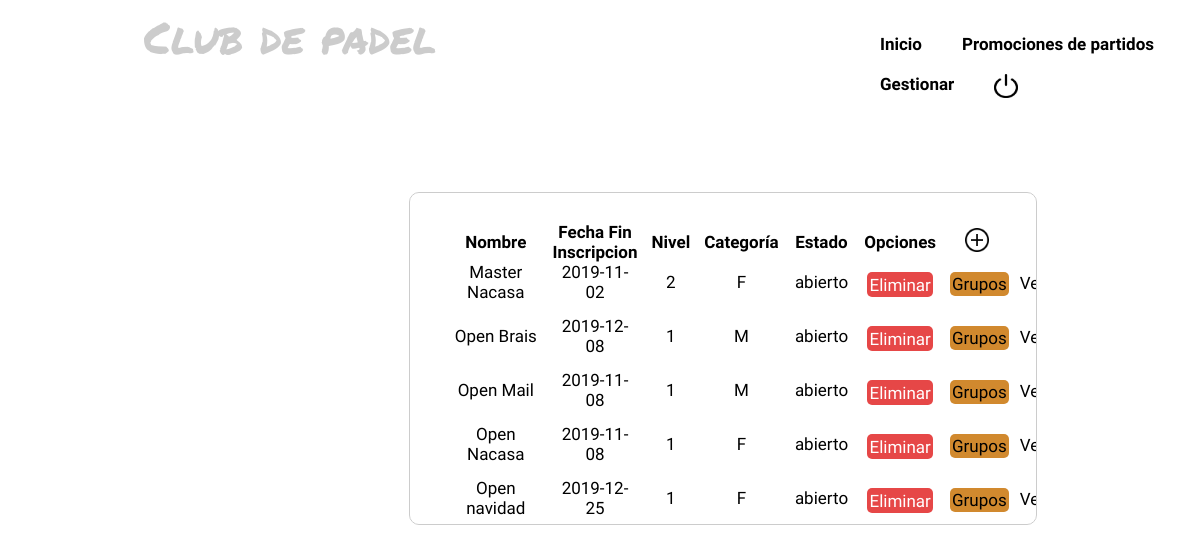
Before: /controllers/Campeonato_Controller.php (signed in) with the older database file.
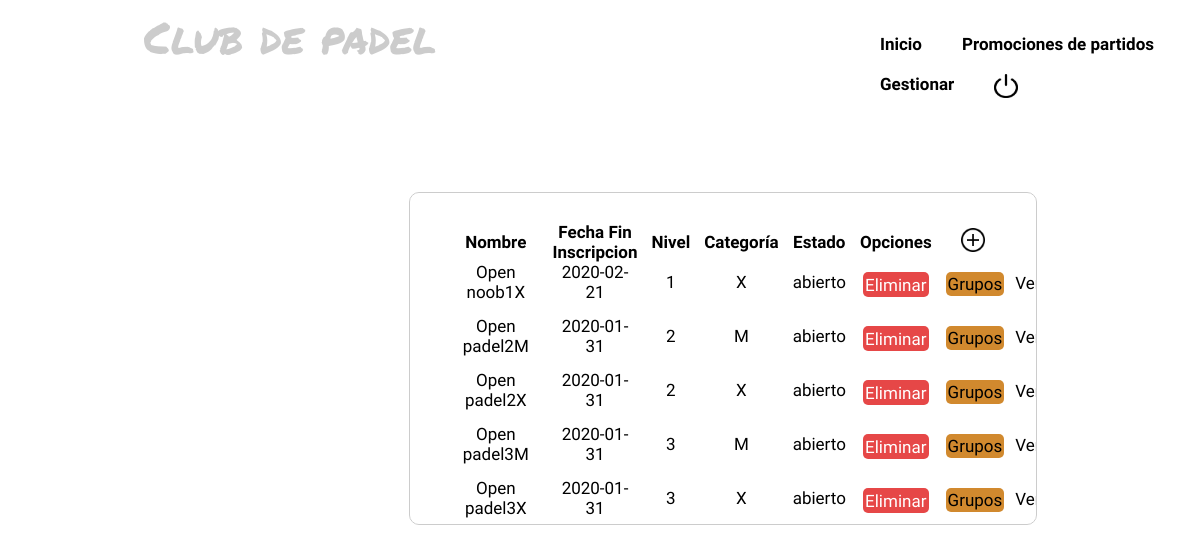
After: the same page with the newer database file.
### tables this page shows
CREATE TABLE `campeonato` (
  `nombre` varchar(25) NOT NULL,
  `fechaFinIns` date NOT NULL,
  `categoria` char(1) NOT NULL,
  `genero` char(1) NOT NULL,
  `estado` char(7) NOT NULL
);

### functions/Autenticacion.php (called while the page is built)
<?php
if(!function_exists('isAuthenticated')){
  function isAuthenticated(){
    if(!isset($_SESSION['email'])){
      return false;
    } else{
      return true;
    }
  }
}
 ?>

### models/Campeonato_Model.php (called while the page is built, shortened)
<?php
class CampeonatoModel
{
  function __construct($nombre, $fechaFinIns, $categoria, $genero, $estado)
  {
    include_once '../functions/BdAdmin.php';
    $this->mysqli = ConectarBD();
  }
    function showAll(){
      $sql = "SELECT * FROM campeonato";
  		$resultado = $this->mysqli->query($sql);
  		return $resultado;
    }
}
 ?>

### functions/BdAdmin.php (called while the page is built, shortened)
<?php
function ConectarBD()
	{
	    $mysqli = new mysqli("localhost", "root", "", "abp23");
		return $mysqli;
	}
?>

### views/Campeonato_Showall_View.php (the view, shortened to what this page needs)
<?php
class CampeonatoShowallView
{
  function __construct($fila, $resultado)
  {
    $this->render($fila, $resultado);
  }
  function render($fila, $resultado){
    include '../views/Header.php';
?>
<table class="tablaNoticiasTodo">
<tr>
  <th>Nombre</th>
  <th>Fecha Fin Inscripcion</th>
  <th>Nivel</th>
  <th>Categoría</th>
  <th>Estado</th>
  <th>Opciones</th>
  <th>
    <div>
      <a href="../controllers/Campeonato_Controller.php?action=ADD" action="añadir"><img src="../img/añadir.png" width="24px" height="24px" ></a>
    </div>
  </th>
</tr>
<?php
while ($fila = $resultado->fetch_assoc()) {
  echo "<tr>";
      echo "<td>".$fila['nombre']."</td>";
      echo "<td>".$fila['fechaFinIns']."</td>";
      echo "<td>".$fila["categoria"]."</td>";
      echo "<td>".$fila["genero"]."</td>";
      echo "<td>".$fila["estado"]."</td>";
 ?>
 <td>
  <form action="../controllers/Campeonato_Controller.php" name ='DELETE'>
  <button class="botonEliminar" name = "action" value = "DELETE">Eliminar</button>
  </form>
  </td>
  <td>
    <form action="../controllers/Campeonato_Controller.php" name ='crearGrupos'>
   <button class="botonGrupos" name = "action" value = "generarGrupos">Grupos</button>
   </form>
  </td>
      <td>
        <form action="../controllers/Campeonato_Controller.php" name ='verGrupos'>
       <button class="botonVer" name = "action" value = "verGrupos">Ver</button>
       </form>
      </td>
<?php echo "</tr>"; } ?>
</table>
<?php
include '../views/Footer.php';
  }
}
 ?>

### controllers/Campeonato_Controller.php (shortened to what this page needs)
<?php
include '../views/Campeonato_Showall_View.php';
include '../models/Campeonato_Model.php';
switch ($_REQUEST['action']) {
  default:
	if (!$_POST){
		$modelo = new CampeonatoModel(' ' ,' ' ,' ', ' ', ' ');
	}
	$contenido = $modelo->showAll();
	$lista = array('nombre', 'fechaFinIns', 'categoria', 'genero', 'estado');
	new CampeonatoShowallView($lista, $contenido);
}
 ?>

### views/Header.php (shortened to what this page needs)
<!DOCTYPE html>
<html lang="en" dir="ltr">
  <head>
    <link rel="stylesheet" type="text/css" href="../css/styles.css" media="screen" />
  </head>
<?php
include '../functions/Autenticacion.php';
if (!isAuthenticated()) {
  ?>
  <body>
    <div class="nav">
      <div class="tituloPadel">Club de padel</div>
        <nav class="navPrincipio">
          <a href="../controllers/Index_Controller.php">Inicio</a>
          <a href="#">Contacto</a>
        </nav>
    </div>
<?php } else if ($_SESSION['rol'] == 'A'){ ?>
  <body>
    <div class="nav">
        <div class="tituloPadel">Club de padel</div>
        <nav class="navAdmin">
        <ul class="submenu">
          <li><a href="../controllers/Noticias_Controller.php?action=PagPrincipal">Inicio</a></li>
          <li><a href="../controllers/PromocionPartido_Controller.php">Promociones de partidos</a></li>
          <li><a href=""> Gestionar </a>
          </li>
          <li><a id="desconectar" href="../functions/Desconectar.php"> <img src="../img/desconectar.png" width="24px" height="24px" > </a></li>
        </ul>
        </nav>
    </div>
<?php } else if ($_SESSION['rol'] == 'E'){?>
  <body>
    <div class="nav">
      <div class="tituloPadel">Club de padel</div>
        <nav>
          <a href="#">Inicio</a>
          <a href="#">Contacto</a>
          <a id="desconectar" href="../functions/Desconectar.php"> <img src="../img/desconectar.png" width="24px" height="24px" > </a>
        </nav>
    </div>
<?php } ?>

### views/Footer.php (shortened to what this page needs)
</body>
</html>

### css/styles.css (style rules this page uses)
* { margin: 0; padding: 0 }
.nav, .gestionarTitulo { position: absolute; width: 100%; height: 12%; background-color:#fff2; margin-bottom: 20px; z-index: 999; }
ul { list-style: none; }
.submenu li>a { display: block; color:black; text-decoration: none; padding: 10px 20px; line-height: normal; font-size: 17px; font-weight: bold; -webkit-transition:all 500ms ease; -o-transition:all 0.5s ease; transition:all 0.5s ease; font-family: 'Cuprum', sans-serif; }
.submenu>li { float: left; text-align:center display:inline-block; }
.tituloPadel { font-size: 44px; line-height: 100px; float:left; font-family: 'Permanent Marker', cursive; color: #ccc; margin-left: 12%; top: -12%; position: absolute; }
.navAdmin { float: right; line-height: 100px; margin-right: 2%; position: absolute; top: 24px; left: 860px; }
nav { float: right; line-height: 100px; margin-right: 2%; position: absolute; top: -4%; left: 40%; }
nav a, .navAdmin a { display: inline-block; color:black; text-decoration: none; padding: 10px 20px; line-height: normal; font-size: 17px; font-weight: bold; -webkit-transition:all 500ms ease; -o-transition:all 0.5s ease; transition:all 0.5s ease; font-family: 'Cuprum', sans-serif; }
body { background-image:url(http://www.padellasede.com/wp-content/uploads/2018/04/1TTf_900-1080x675.jpg); background-attachment: fixed; background-repeat: no-repeat; background-size:cover; }
.tablaNoticiasTodo { top: 30%; left: 35%; position: absolute; display:inline-block; border: 1.5px solid #ccc; border-radius: 10px; padding: 18px; background-color: #fff4; width: auto; }
.tablaPartidoCamp th, td, tr { padding-left: 12px; padding-bottom: 10px; text-align: center; }
.tablaPartidoTodo tr, td { padding-left: 14px; padding-bottom: 14px; text-align: center; }
.tablaPromocion th,td { width: 129px; }
.tablaInscribirShowall th,td { width: 200px; }
.tablaMisInscripCamp th,td { width: 225px; height: 40px; }
.tablaInscripCamp th,td { width: 200px; }
.tablaNoticiasTodo { top: 192px; left: 409px; position: absolute; display:inline-block; border: 1.5px solid #ccc; border-radius: 10px; padding: 29px; background-color: #fff4; border-collapse: collapse; width: 628px; overflow:scroll; height:333px; overflow-x: hidden; font-family: 'Rajdhani', sans-serif; }
.tablaNoticiasTodo th,td { padding-left: 14px; text-align: center; }
.botonEliminar { margin-bottom: 0; background: #E64747; color: #fff; border: none; font-size: 16px; border-radius: 5px; padding: 3.5%; margin-top: 8%; float: none; text-align: center; font-family: 'Rajdhani', sans-serif; font-size: 17px; outline: none; }
.botonGrupos, .botonPlayoffs { margin-bottom: 0; background: #d1892e; color: black; border: none; font-size: 16px; border-radius: 5px; padding: 3.5%; margin-top: 8%; float: none; text-align: center; font-family: 'Rajdhani', sans-serif; font-size: 17px; outline: none }
.botonVer { margin-bottom: 0; background: white; color: black; border: none; font-size: 16px; border-radius: 10px; padding: 3.5%; margin-top: 8%; float: none; text-align: center; font-family: 'Rajdhani', sans-serif; font-size: 17px; outline: none }
.usuariosVisibles, #nombresTabEl, .letraOferta, .ofertasVisibles, #letraPromocion, .letraReserva, .tablaNoticiasTodo, .tablaPagoTodo { font-family: 'Rajdhani', sans-serif; font-size: 17px; text-align: center; }

Changed rows visible on the page:
removed campeonato: nombre "Master Nacasa", fechaFinIns "2019-11-02", categoria "2", genero "F", estado "abierto"
removed campeonato: nombre "Open Brais", fechaFinIns "2019-12-08", categoria "1", genero "M", estado "abierto"
removed campeonato: nombre "Open Mail", fechaFinIns "2019-11-08", categoria "1", genero "M", estado "abierto"
removed campeonato: nombre "Open Nacasa", fechaFinIns "2019-11-08", categoria "1", genero "F", estado "abierto"
removed campeonato: nombre "Open navidad", fechaFinIns "2019-12-25", categoria "1", genero "F", estado "abierto"
added campeonato: nombre "Open noob1X", fechaFinIns "2020-02-21", categoria "1", genero "X", estado "abierto"
added campeonato: nombre "Open padel2M", fechaFinIns "2020-01-31", categoria "2", genero "M", estado "abierto"
added campeonato: nombre "Open padel2X", fechaFinIns "2020-01-31", categoria "2", genero "X", estado "abierto"
added campeonato: nombre "Open padel3M", fechaFinIns "2020-01-31", categoria "3", genero "M", estado "abierto"
added campeonato: nombre "Open padel3X", fechaFinIns "2020-01-31", categoria "3", genero "X", estado "abierto"
